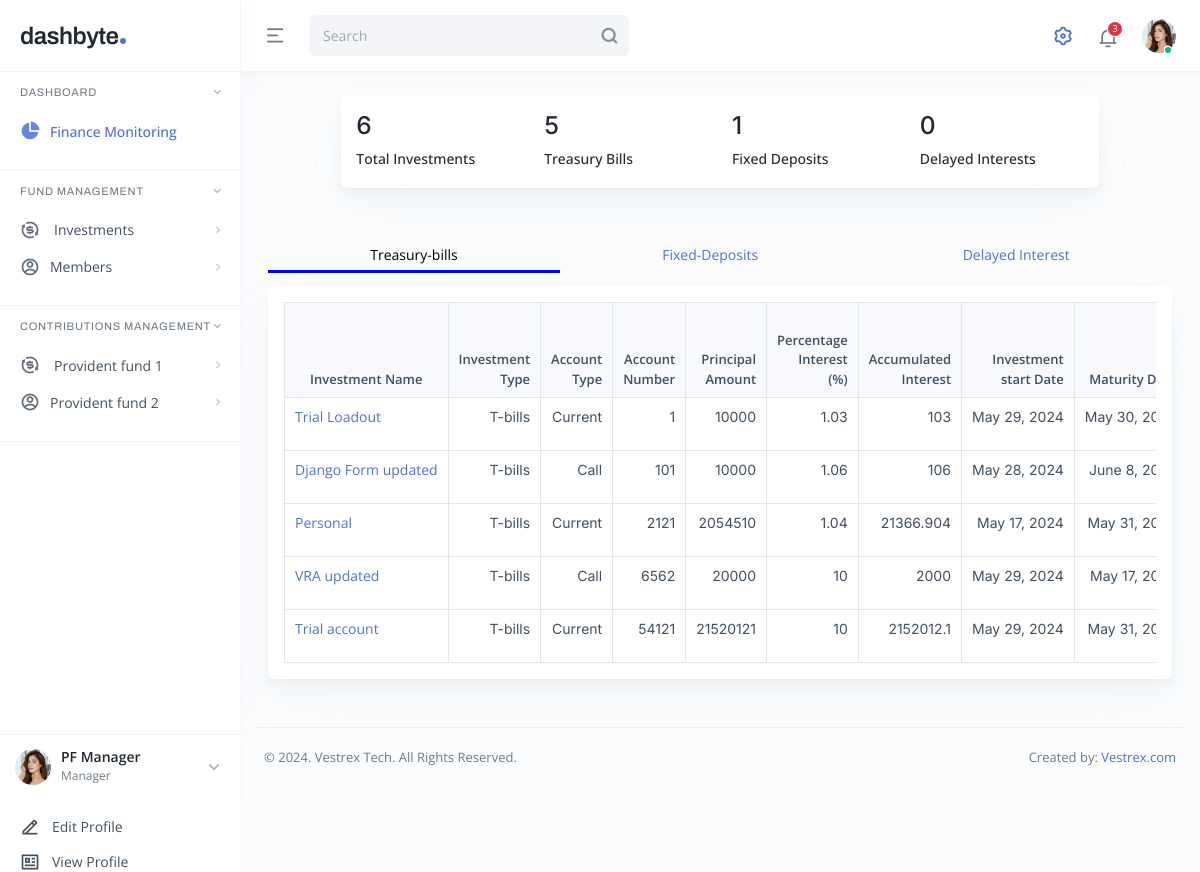
/fund/investmentList/, run on the app's committed database.
### Fund/models.py (models this page shows, shortened)
class InvestmentDetail(models.Model):
    investment_type = models.CharField(max_length=50)
    account_type = models.CharField(max_length=50)
    account_name = models.CharField(max_length=50)
    account_number = models.IntegerField(unique=True)
    principal_amount = models.FloatField()
    interest_percentage = models.FloatField()
    rollover_interest_percentage = models.FloatField(null=True, blank=True)
    interest_amount = models.FloatField(blank=True, null=True)
    interest_start_date = models.DateField(null=False, blank=False)
    interest_end_date = models.DateField(null=False, blank=False)
    created_date = models.DateTimeField(auto_now_add=True)
    updated_date = models.DateTimeField(auto_now=True)
    CHOICES = [('ROLLOVER','Roll Over'),('END','End'),('NULL', 'null')]
    roll_over = models.CharField(choices=CHOICES, default='NULL', max_length=15)
    def calculate_tenure(self):
        return (self.interest_end_date - self.interest_start_date).days
    @property
    def tenure(self):
        print('calculating tenure')
        return self.calculate_tenure()
    def calculate_rollover_principal(self):
        return (self.principal_amount+ self.interest_amount)
    @property
    def rollover_principal(self):
        print('calculating rollover principal')
        return self.calculate_rollover_principal()
    def calculate_rollover_accumulated_amount(self):
        if self.rollover_interest_percentage is None or self.rollover_principal is None:
            return 0
        return (((self.rollover_interest_percentage/100.0)*(self.rollover_principal))+ self.rollover_principal)
    @property
    def rollover_accumulated_amount(self):
        print('calculating rollover amount')
        return self.calculate_rollover_accumulated_amount()

### Fund/views.py (the view)
# urls.py: path('investmentList/', views.InvestmentListView.as_view(), name='investment_list'),
class InvestmentListView(ListView):
    context_object_name = 'investment_list'
    model = InvestmentDetail
    template_name = 'dashboard/investment_list.html'
    def get_context_data(self, **kwargs):
        context = super().get_context_data(**kwargs)
        queryset = self.get_queryset()
        context['inv_type_t_bill'] = queryset.filter(investment_type='T-bills')
        context['inv_type_f_dep'] = queryset.filter(investment_type='F-deposit')
        context['inv_type_d_int'] = queryset.filter(investment_type='D-interest')
        context['investment_count']= queryset.count()
        context['T_bills_count'] = queryset.filter(investment_type='T-bills').count()
        context['F_deposit_count'] = queryset.filter(investment_type='F-deposit').count()
        context['D_interest_count'] = queryset.filter(investment_type='D-interest').count()
        for investment in queryset:
            inv_principal = investment.principal_amount
            inv_principal = float(inv_principal)
            inv_rate = investment.interest_percentage
            inv_rate = float(inv_rate)
            if inv_principal != 0.0 and inv_rate !=0.0:
                inv_return = ((inv_rate)/100)*inv_principal
            else:
                inv_return = 0.0
            investment.interest_amount = inv_return
            investment.save()
        return context

### Fund/templates/dashboard/investment_list.html (shortened to what this page needs)
{% extends 'dashboard/base.html' %}
{% block content %}
<div class="main main-app p-3 p-lg-4">
    <div class="row g-3 justify-content-center">
        <div class="col-md-12 col-xl-10">
          <div class="card card-one">
            <div class="card-body">
              <div class="row">
                <div class="col-3">
                  <h3 class="card-value">{{ investment_count }}</h3>
                  <label class="card-title fw-medium text-dark mb-1">Total Investments</label>
                </div>
                <div class="col-3">
                  <h3 class="card-value">{{ T_bills_count }}</h3>
                  <label class="card-title fw-medium text-dark mb-1">Treasury Bills</label>
                </div>
                <div class="col-3">
                  <h3 class="card-value">{{ F_deposit_count }}</h3>
                  <label class="card-title fw-medium text-dark mb-1">Fixed Deposits</label>
                </div>
                <div class="col-3">
                  <h3 class="card-value">{{ D_interest_count }}</h3>
                  <label class="card-title fw-medium text-dark mb-1">Delayed Interests</label>
                </div>
              </div>
            </div>
          </div>
    </div>
<div class="container mt-5">
  <ul class="nav nav-tabs d-flex justify-content-between" role="tablist">
      <li class="nav-item flex-fill text-center">
          <a class="nav-link active" data-bs-toggle="tab" href="#treasury-bills">Treasury-bills</a>
      </li>
      <li class="nav-item flex-fill text-center">
          <a class="nav-link" data-bs-toggle="tab" href="#fixed-deposits">Fixed-Deposits</a>
      </li>
      <li class="nav-item flex-fill text-center">
          <a class="nav-link" data-bs-toggle="tab" href="#delayed-interest">Delayed Interest</a>
      </li>
  </ul>
  <div class="tab-content">
      <div id="treasury-bills" class="tab-pane active">
          <div class="card card-one mt-3">
            <div class="card-body p-3">
              <div class="table-responsive">
                <table class="table table-four table-bordered">
                  <thead>
                    <tr>
                      <th>Investment Name</th>
                      <th>Investment Type</th>
                      <th>Account Type</th>
                      <th>Account Number</th>
                      <th>Principal Amount</th>
                      <th>Percentage Interest (%)</th>
                      <th>Accumulated Interest</th>
                      <th>Investment start Date</th>
                      <th>Maturity Date</th>
                    </tr>
                  </thead>
                  <tbody>
                    {% for investment in inv_type_t_bill %}
                    <tr>
                      <td><a href="{% url 'investment_detail' investment.pk %}">{{ investment.account_name }}</a></td>
                      <td>{{ investment.investment_type }}</td>
                      <td>{{ investment.account_type }}</td>
                      <td>{{ investment.account_number }}</td>
                      <td>{{ investment.principal_amount }}</td>
                      <td>{{ investment.interest_percentage }}</td>
                      <td>{{ investment.interest_amount }}</td>
                      <td>{{ investment.interest_start_date }}</td>
                      <td>{{ investment.interest_end_date }}</td>
                    {% endfor %}
                  </tbody>
                </table>
              </div>
            </div>
          </div>
      </div>
  </div>
</div>
{% endblock %}

### Fund/templates/dashboard/investment_list.html (style rules this page uses)
.nav-tabs { border-bottom: none !important; }
.nav-tabs .nav-link { position: relative; border: none !important; margin-bottom: -3px; transition: color 0.3s ease; }
.nav-tabs .nav-link.active { color: #000; }
.nav-tabs .nav-link::after { content: ''; display: block; width: 0; height: 3px; background-color: blue; position: absolute; bottom: 0; left: 0; transition: width 0.3s ease, left 0.3s ease; }
.nav-tabs .nav-link.active::after { width: 100%; }
.nav-tabs .nav-link.active { color: var(--tab-active-text-color, #000); background-color: transparent; }

### data on the page
InvestmentDetail: account_name "Trial Loadout", investment_type "T-bills", account_type "Current", account_number "1", principal_amount "10000", interest_percentage "1.03", interest_amount "103", interest_start_date "May 29, 2024", interest_end_date "May 30,…"
InvestmentDetail: account_name "Django Form updated", investment_type "T-bills", account_type "Call", account_number "101", principal_amount "10000", interest_percentage "1.06", interest_amount "106", interest_start_date "May 28, 2024", interest_end_date "June 8,…"
InvestmentDetail: account_name "Personal", investment_type "T-bills", account_type "Current", account_number "2121", principal_amount "2054510", interest_percentage "1.04", interest_amount "21366.904", interest_start_date "May 17, 2024", interest_end_date "May 31,…"
InvestmentDetail: account_name "VRA updated", investment_type "T-bills", account_type "Call", account_number "6562", principal_amount "20000", interest_percentage "10", interest_amount "2000", interest_start_date "May 29, 2024", interest_end_date "May 17,…"
InvestmentDetail: account_name "Trial account", investment_type "T-bills", account_type "Current", account_number "54121", principal_amount "21520121", interest_percentage "10", interest_amount "2152012.1", interest_start_date "May 29, 2024", interest_end_date "May 31,…"

### other printed values
{{ investment_count }} "6"
{{ T_bills_count }} "5"
{{ F_deposit_count }} "1"
{{ D_interest_count }} "0"
